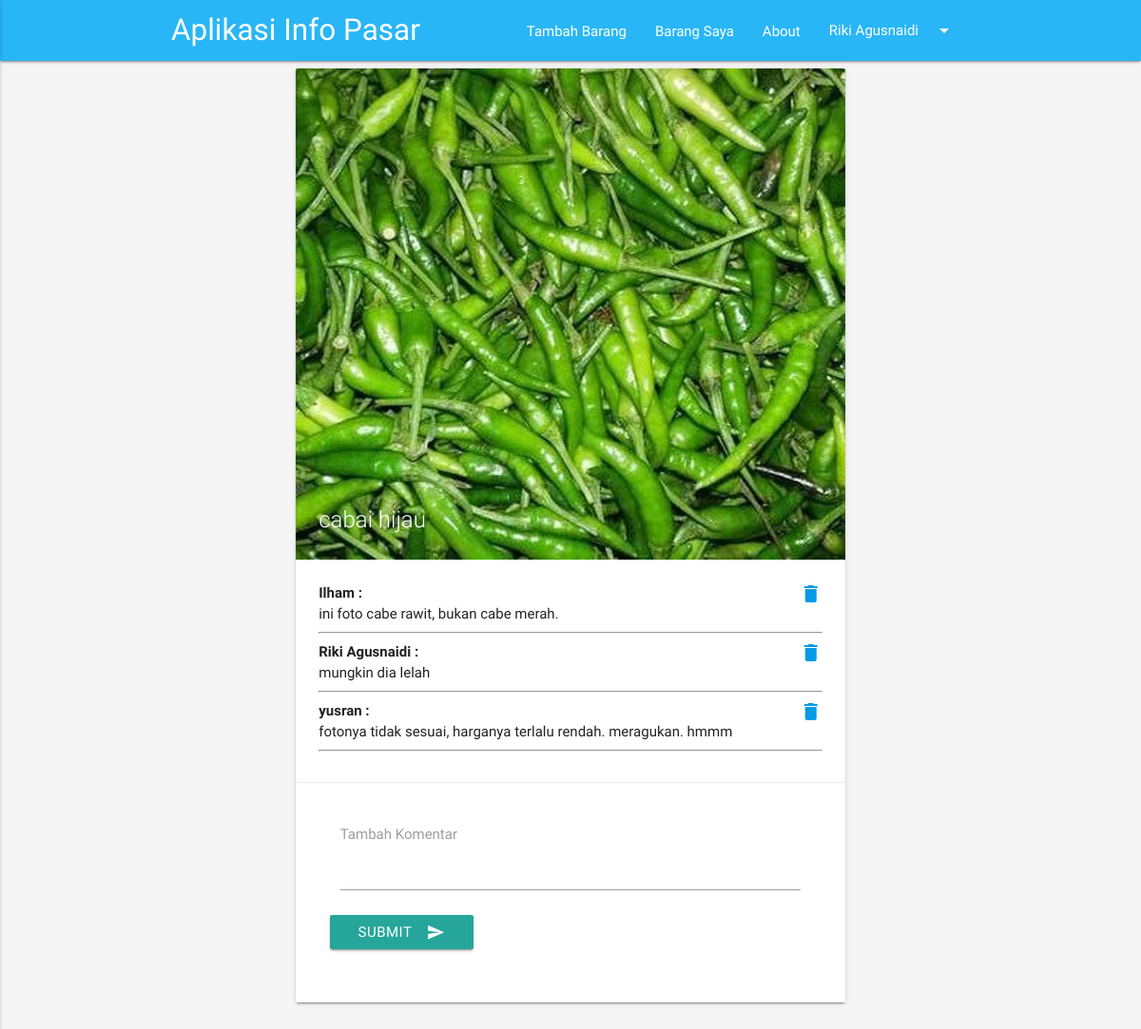
Page /barang.php?id_barang=3 (signed in) on the committed database.
### tables this page shows
CREATE TABLE `barang` (
  `id_barang` int(11) NOT NULL,
  `nama_barang` varchar(50) NOT NULL,
  `stok_barang` int(11) NOT NULL,
  `foto_barang` varchar(50) NOT NULL,
  `harga_sekarang` int(11) NOT NULL,
  `harga_sebelumnya` int(11) NOT NULL DEFAULT '0'
);

CREATE TABLE `komentar` (
  `id_komentar` int(11) NOT NULL,
  `isi_komentar` text NOT NULL,
  `id_barang` int(11) NOT NULL,
  `no_telp` varchar(15) NOT NULL
);

CREATE TABLE `user` (
  `no_telp` varchar(15) NOT NULL,
  `nama` varchar(50) NOT NULL,
  `alamat` text NOT NULL,
  `foto` varchar(50) NOT NULL,
  `level` int(1) NOT NULL,
  `password` varchar(50) NOT NULL,
  `id_pasar` int(11) DEFAULT '0'
);

### barang.php (the view, shortened to what this page needs)
<!DOCTYPE html>
<html lang="en">
<head>
  <link href="fonts/icon.css" rel="stylesheet">
  <link href="css/materialize.css" type="text/css" rel="stylesheet" media="screen,projection"/>
  <link href="css/style.css" type="text/css" rel="stylesheet" media="screen,projection"/>
</head>
<body class="grey lighten-4">
  <?php
  include 'menu.php';
  if (isset($_GET['id_barang'])):
    $id = $_GET['id_barang'];
  $sql = mysqli_query($con, "SELECT * FROM barang WHERE id_barang = $id");
  $data = mysqli_fetch_object($sql);
  ?>
  <div class="row">
    <div class="col s12 m6 offset-m3">
      <div class="card">
        <div class="card-image">
          <img src="images/<?= $data->foto_barang; ?>">
          <span class="card-title"><?= $data->nama_barang; ?></span>
        </div>
        <div class="card-content">
          <?php
          $sql = mysqli_query($con, "SELECT * FROM komentar JOIN user ON komentar.no_telp = user.no_telp WHERE komentar.id_barang = $id");
          while($data = mysqli_fetch_object($sql)):
            ?>
          <b><?= $data->nama; ?> :</b>
          <?php if (isset($_SESSION['status'])): ?>
            <?php if ($_SESSION['level'] == 1 || $_SESSION['no_telp'] == $data->no_telp): ?>
              <span class="right"><a href="hapus_komentar.php?id=<?= $data->id_komentar ?>&id_barang=<?= $data->id_barang ?>"> <i class="material-icons">delete</i></a></span>
            <?php endif ?>
          <?php endif ?>
          <p><?= $data->isi_komentar; ?></p>
          <hr>
        <?php endwhile; ?>
      </div>
      <?php if (isset($_SESSION['status'])): ?>
        <div class="card-action">
          <div class="row hoverable">
            <form class="col s12" action="barang.php?id_barang=<?= $id?>" method="post">
              <div class="row">
                <div class="input-field col s12">
                  <textarea class="materialize-textarea" name="komentar"></textarea>
                  <label >Tambah Komentar</label>
                </div>
                <button class="btn waves-effect waves-light" type="submit" name="action">Submit
                  <i class="material-icons right">send</i>
                </button>
              </div>
            </form>
          </div>
        </div>
      <?php endif ?>
    </div>
  </div>
</div>
<?php else: ?>
  <br>
  <center><h1>No Data</h1></center>
<?php endif; ?>
</body>
</html>

### rows in the picture
barang: foto_barang (picture), nama_barang "cabai hijau"
komentar: no_telp.nama "Ilham", isi_komentar "ini foto cabe rawit, bukan cabe merah."
komentar: no_telp.nama "Riki Agusnaidi", isi_komentar "mungkin dia lelah"
komentar: no_telp.nama "yusran", isi_komentar "fotonya tidak sesuai, harganya terlalu rendah. meragukan. hmmm"

### other values in the picture
$_SESSION['nama'] "Riki Agusnaidi"
